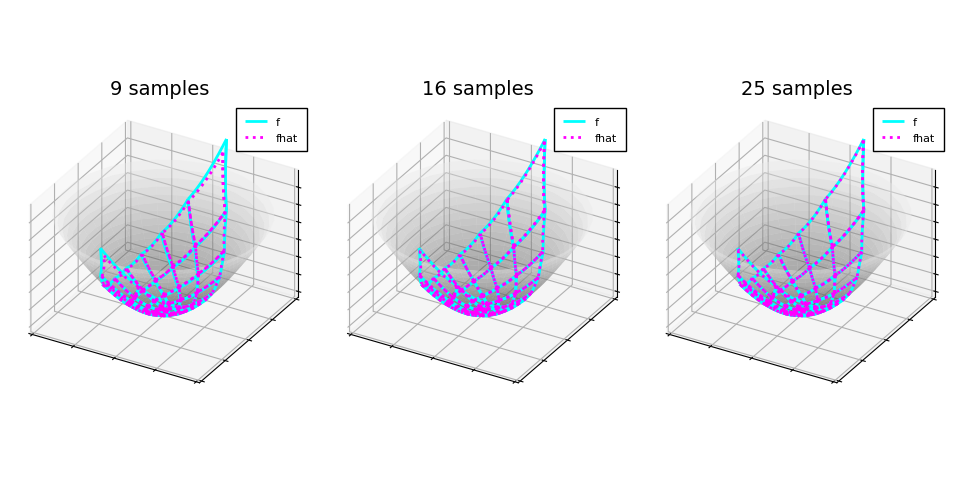

Julia code for this plot:
# Approximate a function f: [-1, 1]^2 -> H^2
using Manifolds: Hyperbolic
using ManiFactor
using ApproximatingMapsBetweenLinearSpaces: chebfun
using LinearAlgebra
using Plots; pyplot(); import Plots: (plot!)

function plot!(#={{{=#
    p::Plots.Plot,
    ::Hyperbolic{2};
    kwargs...
    )

    n = 30
	a = range(0, stop=1.0, length=n)
	b = range(0, stop=2 * pi, length=n)
	X = sinh.(a) * cos.(b)'
	Y = sinh.(a) * sin.(b)'
	Z = cosh.(a) * ones(n)'

	plot!(
        p,
		X,
		Y,
		Z,
		seriestype=:surface,
		colorbar=:none,
		alpha=0.4,
		c=cgrad(:grays),
		# camera=(150, 30),
		order=-1,
        ;kwargs...
	)
end#=}}}=#

function plot_grid!(#={{{=#
    p::Plots.Plot,
    M::Hyperbolic{2},
    f::Function;
    label=false,
    color="blue",
    linestyle=:solid
    )
    plot_kwargs = Dict(
        :wireframe=>false,
        :geodesic_interpolation=>10,
        :linewidth=>2,
        # :viewangle=>(120, 40)
        )

    xs = [x for x in range(-1.0, 1.0, 10)]
    ys = [y for y in range(-1.0, 1.0, 10)]
    plot!(p, M, [f([xs[1], ys[1]]), f([xs[1], ys[2]])];
        color=color, label=label, linestyle=linestyle, plot_kwargs...)
    for i in range(1, length(xs) - 1)
        for j in range(1, length(ys) - 1)
            x = xs[i]
            x_ = xs[i + 1]
            y = ys[j]
            y_ = ys[j + 1]
            plot!(p, M, [f([x, y]), f([x, y_])];
                color=color, label=false, linestyle=linestyle, plot_kwargs...)
            plot!(p, M, [f([x, y]), f([x_, y])];
                color=color, label=false, linestyle=linestyle, plot_kwargs...)
        end
    end
    xaxis!([-1., 1.]) # BODGE
    yaxis!([-1., 1.]) # BODGE
end#=}}}=#

function stereographic_projection(#={{{=#
    xs::Vector{Float64};
    pole::Int64=1
    )::Vector{Float64}

    n = length(xs)
    @assert(pole <= n + 1)
    ys = zeros(n + 1) # Initialize

    for i in 1:(n + 1)
        if i < pole
            ys[i] = (2 * xs[i]) / (1 - norm(xs)^2)
        elseif i == pole
            ys[i] = (1 + norm(xs)^2) / (1 - norm(xs)^2)
        elseif i > pole
            ys[i] = (2 * xs[i - 1]) / (1 - norm(xs)^2)
        end
    end
    
    return ys
end#=}}}=#

M = Hyperbolic(2)
f(x) = stereographic_projection(0.25 * [x[1]^2 - x[2]^2, 2 * x[1] * x[2]]; pole=3)

fhat = approximate(2, M, f, univariate_scheme=chebfun(3))
p1 = plot(; title="9 samples")
plot!(p1, M)
plot_grid!(p1, M, f; label="f", color="cyan")
plot_grid!(p1, M, fhat; label="fhat", color="magenta", linestyle=:dot)

fhat = approximate(2, M, f, univariate_scheme=chebfun(4))
p2 = plot(; title="16 samples")
plot!(p2, M)
plot_grid!(p2, M, f; label="f", color="cyan")
plot_grid!(p2, M, fhat; label="fhat", color="magenta", linestyle=:dot)

fhat = approximate(2, M, f, univariate_scheme=chebfun(5))
p3 = plot(; title="25 samples")
plot!(p3, M)
plot_grid!(p3, M, f; label="f", color="cyan")
plot_grid!(p3, M, fhat; label="fhat", color="magenta", linestyle=:dot)

plot(p1, p2, p3, layout=(1, 3))
